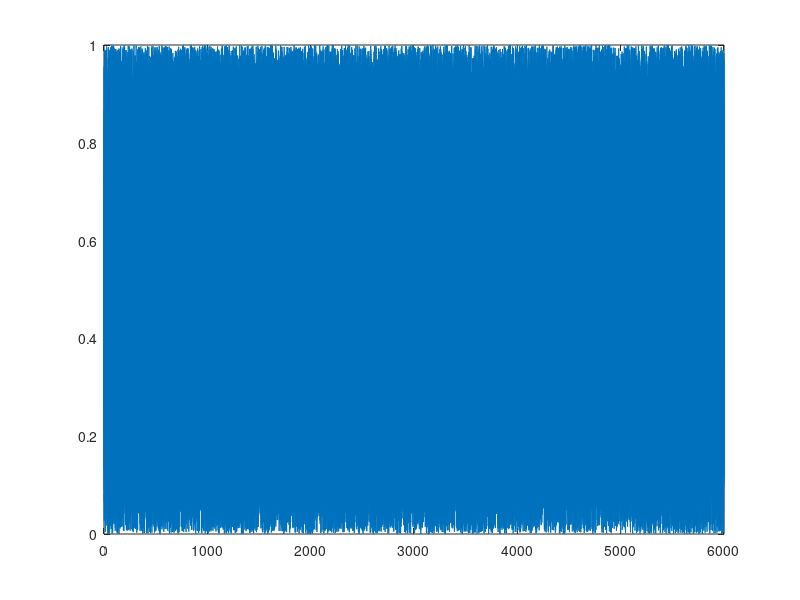

Source code (MATLAB): (Note: this script raises an error after producing the figure.)
%% 2-Basic tone and noise synthesis%%
    clear all
    close all
    clc



%% a) Crea un rumore bianco di 10sec, lo suona e lo salva in un file
    t = [0:0.1:6000];
    y = rand(size(t));
    axis([0 6000 -2 2]);
    plot(t,y);
    fprintf('Rumore Bianco (6 sec.)\n');
    sound(y);
    wavwrite(y,'noise.wav');



%%
%% b) Crea e suona una sinusoide di 6 secondi con diverse frequenze di campionamento
%   il tempo � in millisecondi
%   la frequenza � in kHz

% %    frequenzaCampionamento = 8;
% %    frequenzaCampionamento = 22.05; 
    frequenzaCampionamento = 44.1;
      
    dt = 1/frequenzaCampionamento;
    t = 0:dt:6000;
    f0 = 0.44;
    s = sinusoide(t,1,f0);
    plot(s);
    axis([0 6000 -2 2]);
    fprintf('Suono la sinusoide a frequenza 440Hz\n');
    sound(s,frequenzaCampionamento*1000);

% Si dovrebbe sentire che, diminuendo la frequenza di campionamento,
% il suono diventa pi� cupo. (???) Questo perch� vengono perse della armoniche
% durante il campionamento



%% 3) Esperimenti Con i Beats
% a) Sintetizzazione di un tono formato da due sinusoidi con frequenze diverse
% con differenza inferiore a 10 per sentire i beats.
    f1 = 0.4235;
    s1 = sinusoide(t,1,f1);
    figure();
    plot(t,s1);
    axis([0 6000 -2 2]);
    fprintf('Suono la sinusoide a 423.5Hz\n');
    sound(s1,frequenzaCampionamento*1000);

    s2 = s + s1;
    figure();
    plot(s2);
    axis([0 6000 -2 2]);
    fprintf('Suono la somma delle due sinusoidi\n');
    soundsc(s2,frequenzaCampionamento*1000);


% b) Creo un segnale formato da due toni, uno con frequenza fissa e l'altro 
% con frequenza che aumenta in modo esponenziale.
% In questo modo si possono ascoltare i beats che gradualmente scompaiono
    clear t;
    t = 0:dt:10000;
    k = 1e-6;
    f0 = 0.44;
    
    s3 = sinusoideFreqVariabile(t,1,f0,k);
    figure();
    plot(t,s3);

    fprintf('Suono un segnale formato da due sinusoidi, la prima a frequenza fissa e l''altra a frequenza variabile\n');
    sound(s3,frequenzaCampionamento*1000);
 
 %% 4) Toni Complessi: Accordi
 % L'accordo è formato da 3 o più note che suonano insieme. Queste note
 % sono definite dalle regole armoniche. 
 % Esempio: DO maggiore --> DO(root) MI(terza maggiore) SOL(quinta)
 
 % Sintetizzare un accordo di DO Maggiore c(t) = 1/3 * sum (0..2) sin(2 pi fi)
 % La frequenza di root è f0 = 523.25 Hz. La frequenza di MI e SOL può
 % essere calcolata tramite la tabella presente nel foglio delle
 % esercitazioni a partire dalla frequenza f0. Diversi rapporti sono
 % definiti per diversi temperamenti musicali. 
 % Sintetizzare sia l'intonazione normale sia il temperamento equale e
 % sentire le differenze.
     clear all 
     close all

     format long g
 
     frequenzaCampionamento = 44.1;
     dt = 1/frequenzaCampionamento;
     t = 0:dt:10000;
     f0 = 0.52325;
 % Frequenze della terza e della quinta di Do Maggiore per la scala
 % naturale
     f3MJust = f0*5/4;
     f5MJust = f0*3/2;

 % Frequenze della terza e della quinta di Do Maggiore per la scala del
 % temperamento equale
     f3EqualTemp = f0*2^(4/12);
     f5EqualTemp = f0*2^(7/12);

 
     doMJust = 1/3*(sinusoide(t,1,f0)+sinusoide(t,1,f3MJust)+sinusoide(t,1,f5MJust));
     doMEqualTemp = 1/3*(sinusoide(t,1,f0)+sinusoide(t,1,f3EqualTemp)+sinusoide(t,1,f5EqualTemp));
     
     fprintf('Suono il Do Maggiore costruito secondo le regole della scala naturale\n');
     sound(doMJust,frequenzaCampionamento*1000);
     fprintf('Suono il Do Maggiore costruito secondo le regole del temperamento equale\n');
     sound(doMEqualTemp,frequenzaCampionamento*1000);

     figure();
     plot(t,doMJust,'r');
     hold on;
     plot(t,doMEqualTemp,'b');
     axis([0 10000 -2 2]);

 